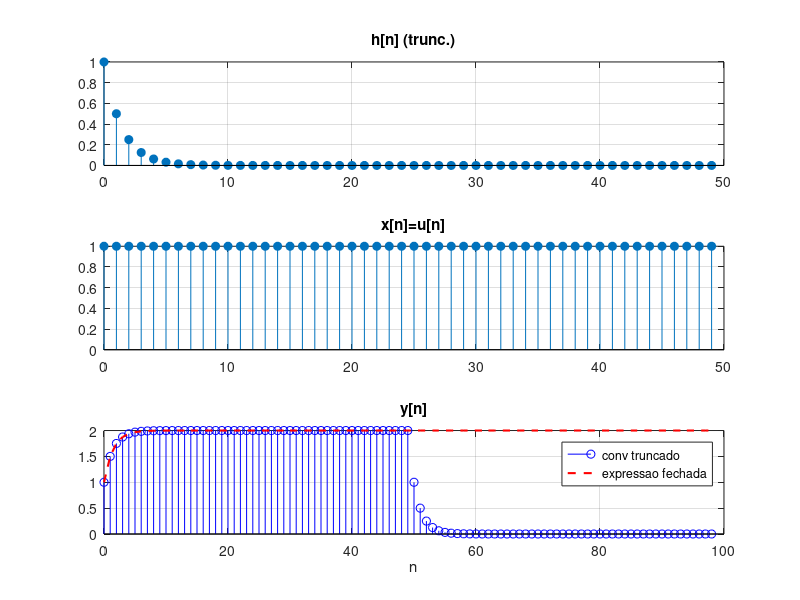

Here is the MATLAB script that generated this plot:
N = 50;
h = (0.5).^(0:N-1);
x = ones(1, N);


% h[n] truncado
% u[n]


y_conv = conv(x, h);



n_ref = 0:2*N-2;
y_ref = 2*(1 - (0.5).^(n_ref+1)); % expressao fechada

figure(3);
subplot(3,1,1); stem(0:N-1, h, 'filled'); title('h[n] (trunc.)'); grid on;
subplot(3,1,2); stem(0:N-1, x, 'filled'); title('x[n]=u[n]');
grid on;
subplot(3,1,3);

stem(n_ref, y_conv, 'b'); hold on;

plot(n_ref, y_ref, 'r--', 'LineWidth',1.5);

legend('conv truncado','expressao fechada');

title('y[n]'); grid on; xlabel('n');




fprintf('Ganho DC aprox. = %.4f\n', sum(h));
